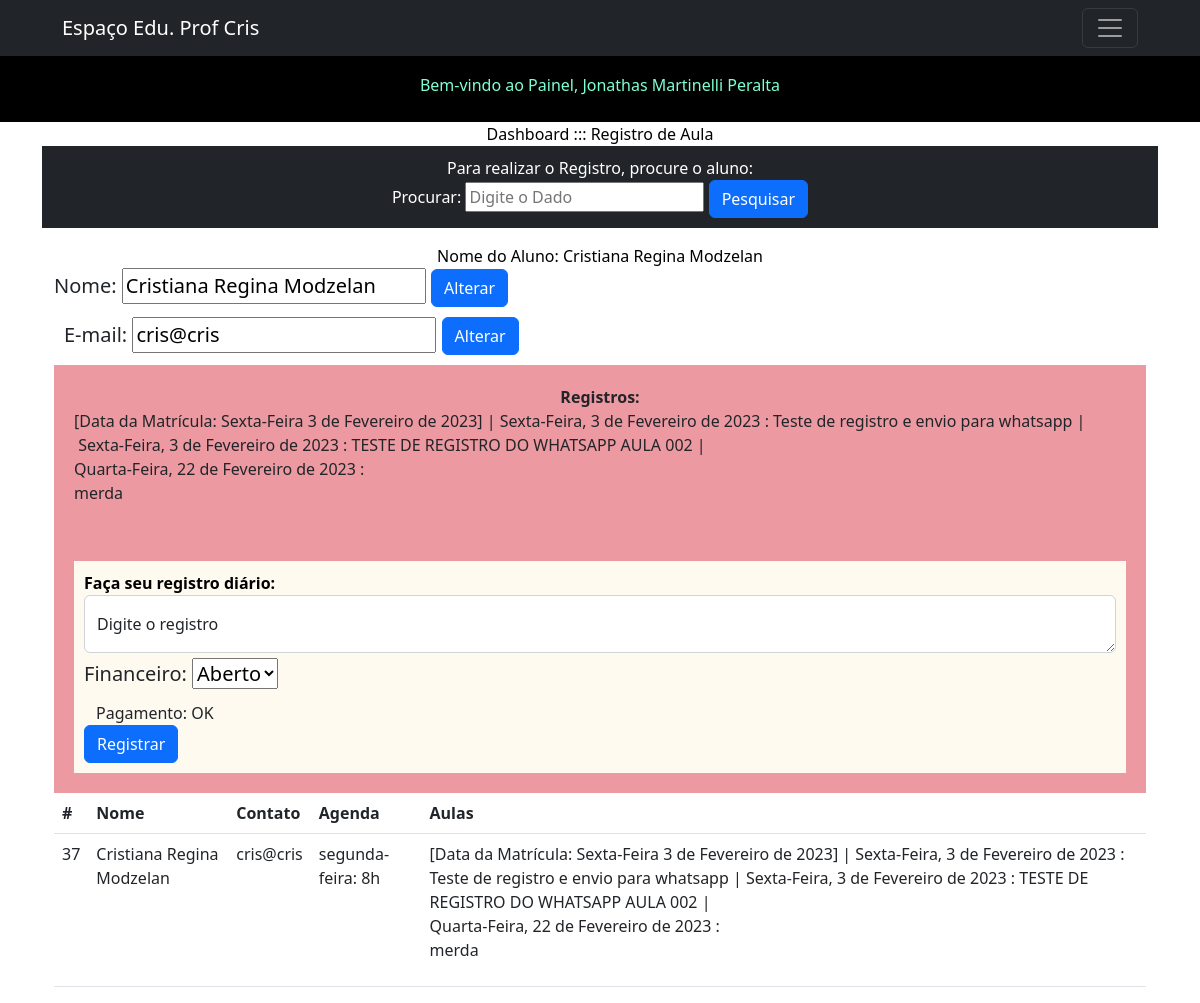
Screenshot of /aula.php?busca=Cristiana Regina Modzelan (signed in) with the database file from the repository.
### tables this page shows
CREATE TABLE `usuarios` (
  `id` int(11) NOT NULL,
  `nome` varchar(140) NOT NULL,
  `fone` varchar(20) NOT NULL,
  `responsavel` varchar(140) NOT NULL,
  `endereco` varchar(150) NOT NULL,
  `email` varchar(140) NOT NULL,
  `data_nasc` date NOT NULL,
  `tipo` varchar(20) NOT NULL,
  `agenda` varchar(150) NOT NULL,
  `senha` varchar(16) NOT NULL,
  `aulas` longtext NOT NULL,
  `matricula` varchar(100) NOT NULL,
  `financeiro_aberto` varchar(500) NOT NULL,
  `financeiro_pago` varchar(500) NOT NULL,
  `valor_aula` varchar(20) NOT NULL,
  `divida_ativa` varchar(20) NOT NULL,
  `divida_paga` varchar(20) NOT NULL,
  `reg_aula` text NOT NULL
);

### aula.php (the view, shortened to what this page needs)
 <?php
include('conexao.php');
?>
<!doctype html>
<html lang="pt-br">
<head>
  <link href="https://cdn.jsdelivr.net/npm/bootstrap@5.2.1/dist/css/bootstrap.min.css" rel="stylesheet"
>
<?php include('nav.php'); ?>
<body>
<main>
    <div class="container">
    <p class="text-center m-auto" style="color: black;">Dashboard ::: Registro de Aula</p>
    <div class="bg-dark text-bg-success">
  <div class="container text-center m-auto" style="padding: 10px;">
  <label>Para realizar o Registro, procure o aluno:</label><br>
<form action="">
  <label>Procurar:</label>
    <input name="busca" placeholder="Digite o Dado" type="text">
    <button class="btn btn-primary" type="submit" role="button">Pesquisar</button>
</form></div></div>
<div class="container">
<table class="table" border="1">
<table class="table">
  <thead>
    <tr>
      <th scope="col">#</th>
      <th scope="col">Nome</th>
      <th scope="col">Contato</th>
      <th scope="col">Agenda</th>
      <th scope="col">Aulas</th>
    </tr>
  </thead>
  <tbody>
  <?php
  if (!isset($_GET['busca'])) {
    ?>
  <tr>
      <th scope="row">#</th>
      <td colspan="3">Digite para pesquisar</td>
    </tr>
    <?php
} else {
  $pesquisa = $mysqli->real_escape_string($_GET['busca']);
$sql_code = "SELECT *
FROM usuarios
WHERE nome LIKE '%$pesquisa%'
OR tipo LIKE '%$pesquisa%'
OR agenda LIKE '%$pesquisa%'
OR aulas LIKE '%$pesquisa%'
OR financeiro_aberto LIKE '%$pesquisa%'
OR financeiro_pago LIKE '%$pesquisa%'
OR valor_aula LIKE '%$pesquisa%'
OR divida_ativa LIKE '%$pesquisa%'
OR divida_paga LIKE '%$pesquisa%'";
$sql_query = $mysqli->query($sql_code) or die("Error ao consultar" . $mysqli->error);
if ($sql_query->num_rows == 0) {
  ?>
  <tr>
  <th scope="row">1</th>
  <td colspan="3">Resultados NÃO encontrados...</td>
</tr>
<?php
} else {
while($dados = $sql_query->fetch_assoc()){
  ?>
  <tr>
    <td><?php echo $dados['id']; ?></td>
    <td><?php echo $dados['nome']; ?></td>
    <td><?php echo $dados['email']; ?></td>
    <td><?php echo $dados['agenda']; ?></td>
    <td><?php echo $dados['aulas']; ?></td>
</div>
    <p class="text-center m-auto" style="color: black;">Nome do Aluno: <?php echo $dados['nome']; ?></p>
        <form action="processar_nome.php" method="POST">
          <div class="d-flex flex-row align-items-center justify-content-center justify-content-lg-start">
          <p class="lead fw-normal mb-0 me-3">
          <label>Nome:</label>
          <input type="text" name="nome" placeholder="" value="<?php echo $dados['nome']; ?>">
            <button class="btn btn-primary" type="submit">Alterar</button>
        </p></div>
    </form>
    <form action="processar_email.php" method="POST">
          <div class="d-flex flex-row align-items-center justify-content-center justify-content-lg-start" style="padding: 10px;">
          <p class="lead fw-normal mb-0 me-3">
          <label>E-mail:</label>
          <input type="text" name="email" placeholder="" value="<?php echo $dados['email']; ?>">
            <button class="btn btn-primary" type="submit">Alterar</button>
        </p></div>
    </form>
    <div class="container bg-opacity-50 bg-danger" style="padding: 20px;">
    <form action="processar_aula.php" method="POST">
                <p class="text-center fw-bold m-auto">Registros:</p>
  <label><?php echo $dados['aulas']; ?></label><br>
  <div class="container-fluid" style="padding: 10px; background-color: floralwhite;">
  <p class="leal fw-bold mb-0 me-3" style="color: black;">Faça seu registro diário:</p>
  <div class="form-floating">
  <textarea class="form-control" placeholder="Registro diário" id="floatingTextarea" name="reg_aula"></textarea>
  <label for="floatingTextarea">Digite o registro</label>
  <div class="d-flex flex-row align-items-center justify-content-center justify-content-lg-start">
           <p class="lead fw-normal mb-2 me-3">
          <label>Financeiro:
          <select name="financeiro_new" id="financeiro_new">
            <option value="1">Aberto</option>
          </select>
</label>
        </p><br><br></div>
<div class="container">
  <div class="row">
<label>Pagamento:
<?php
if($dados['divida_ativa'] >= 1){
              echo "Aberto R$";
              echo $dados['divida_ativa'];
              echo ",00";
              ?><a class="btn btn-primary" href="financeiro.php?busca=<?php echo $dados['nome'];?>" role="button">Financeiro</a>
              <?php
}if($dados['divida_ativa'] == 0){
              echo "OK";
}else{
}
?></label>
</div>
</div>
  <button class="btn btn-primary" type="submit">Registrar</button></form></div>
</div>
  <?php
}
} ?>
<?php
}
  ?></div>
  </main>
</body>
</html>

### rows the page displays
usuarios: id "37", nome "Cristiana Regina Modzelan", email "cris@cris", agenda "segunda-feira: 8h", aulas "[Data da Matrícula: Sexta-Feira 3 de Fevereiro de 2023] | Sexta-Feira, 3 de Fevereiro de 2023 : Teste de registro e envio para whatsapp | Sexta-Feira, 3 de Fevereiro de 2023 : TESTE DE REGISTRO DO WHATSAPP AULA 002 | Quarta-Feira, 22 de Fevereiro de 2023 : merda", divida_ativa "OK"

### other values shown
$_SESSION['nome'] "Jonathas Martinelli Peralta"
